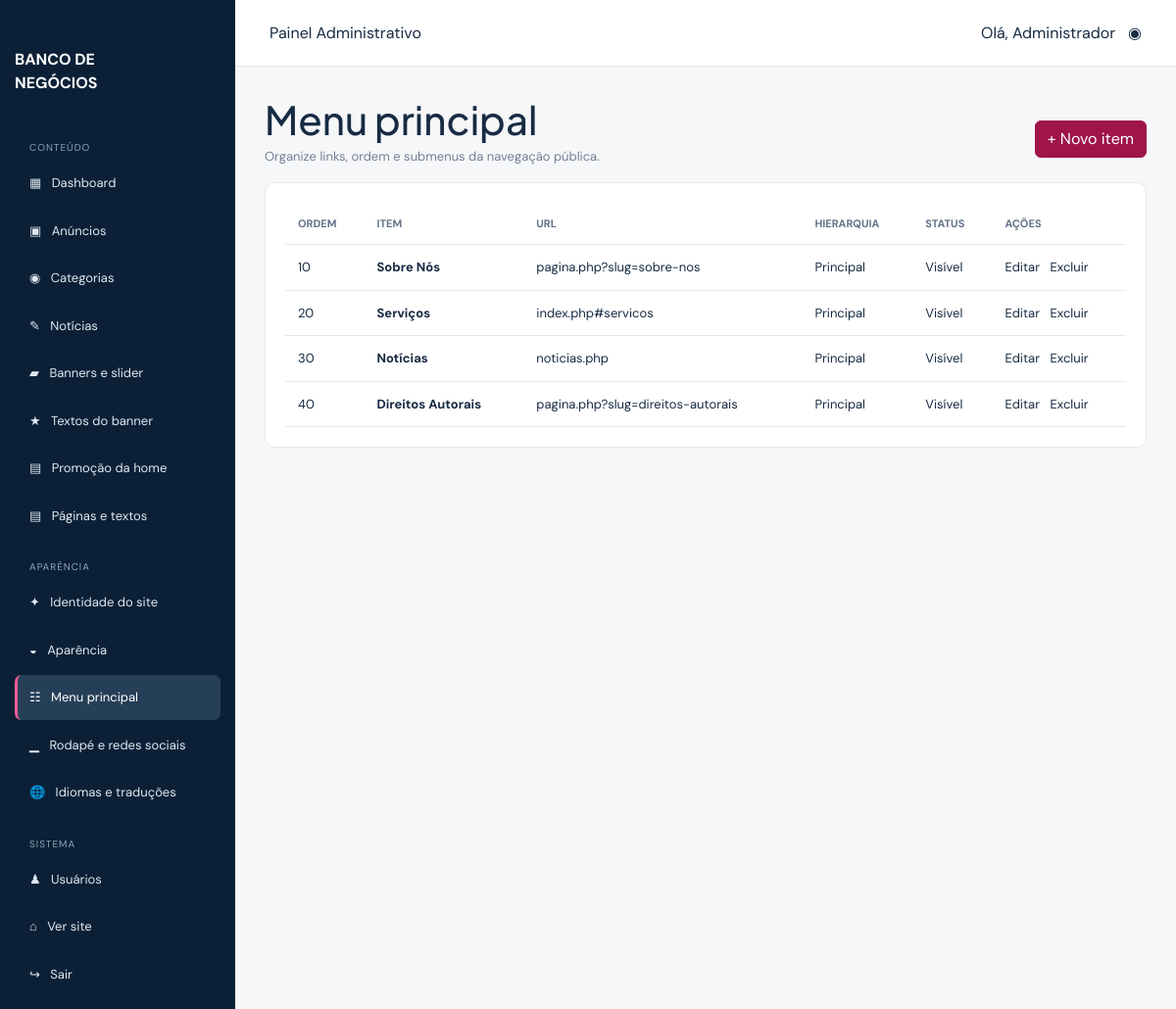
The app's page /admin/menu.php (signed in) with its own data.
### tables this page shows
CREATE TABLE IF NOT EXISTS menu_itens (
  id INT AUTO_INCREMENT PRIMARY KEY,
  titulo VARCHAR(120) NOT NULL,
  url VARCHAR(255) NOT NULL,
  parent_id INT NULL,
  ordem INT NOT NULL DEFAULT 0,
  status TINYINT(1) NOT NULL DEFAULT 1,
  criado_em TIMESTAMP DEFAULT CURRENT_TIMESTAMP,
  FOREIGN KEY(parent_id) REFERENCES menu_itens(id) ON DELETE CASCADE
);

### includes/functions.php (called while the page is built, shortened)
<?php
function e(?string $value): string
{
    return htmlspecialchars((string)$value, ENT_QUOTES, 'UTF-8');
}
function db_rows(?PDO $pdo, string $sql, array $params = []): array
{
    try {
        $st = $pdo->prepare($sql);
        $st->execute($params);
        return $st->fetchAll();
    } catch (Throwable $e) {
        return [];
    }
}
function csrf_token(): string
{
    return $_SESSION['csrf_token'];
}

### admin/menu.php (the view, shortened to what this page needs)
<?php
$admin_title='Menu Principal'; include __DIR__.'/includes/header.php'; $msg='';$erro='';$edit=isset($_GET['edit'])&&$pdo?db_one($pdo,'SELECT * FROM menu_itens WHERE id=?',[(int)$_GET['edit']]):null;
if(isset($_GET['delete'])&&$pdo&&verify_csrf($_GET['token']??null)){$pdo->prepare('DELETE FROM menu_itens WHERE id=?')->execute([(int)$_GET['delete']]);$msg='Item excluído.';}$items=$pdo?db_rows($pdo,'SELECT * FROM menu_itens ORDER BY ordem,id'):[];$parents=array_filter($items,fn($item)=>empty($item['parent_id']));
?><main class="admin-content"><div class="admin-heading"><div><h1>Menu principal</h1><p class="muted">Organize links, ordem e submenus da navegação pública.</p></div><a class="btn btn-primary" href="?novo=1">+ Novo item</a></div><?php if($msg): ?><div class="notice success"><?= e($msg) ?></div><?php endif; ?><?php if($erro): ?><div class="notice error"><?= e($erro) ?></div><?php endif; ?><div class="admin-panel"><?php if($edit||isset($_GET['novo'])): ?><form class="admin-form" method="post"><input type="hidden" name="csrf_token" value="<?= e(csrf_token()) ?>"><input type="hidden" name="id" value="<?= (int)($edit['id']??0) ?>"><label>Nome do item<input name="titulo" required value="<?= e($edit['titulo']??'') ?>"></label><label>URL ou âncora<input name="url" required value="<?= e($edit['url']??'#') ?>" placeholder="pagina.php?slug=sobre ou #sobre"></label><label>Item pai<select name="parent_id"><option value="0">Item principal</option><?php foreach($parents as $parent): if((int)$parent['id']!==(int)($edit['id']??0)): ?><option value="<?= (int)$parent['id'] ?>" <?= ((int)($edit['parent_id']??0)===(int)$parent['id'])?'selected':'' ?>><?= e($parent['titulo']) ?></option><?php endif; endforeach; ?></select></label><label>Ordem<input type="number" name="ordem" min="0" value="<?= (int)($edit['ordem']??0) ?>"><small class="muted">Menor número aparece primeiro.</small></label><label class="check-row"><input type="checkbox" name="status" value="1" <?= (($edit['status']??1)?'checked':'') ?>> Item visível</label><div><button class="btn btn-primary">Salvar item</button> <a class="btn btn-outline" href="menu.php">Cancelar</a></div></form><?php else: ?><table class="admin-table"><thead><tr><th>Ordem</th><th>Item</th><th>URL</th><th>Hierarquia</th><th>Status</th><th>Ações</th></tr></thead><tbody><?php foreach($items as $item): ?><tr><td><?= (int)$item['ordem'] ?></td><td><?= $item['parent_id']?'↳ ':'' ?><strong><?= e($item['titulo']) ?></strong></td><td><?= e($item['url']) ?></td><td><?= $item['parent_id']?'Submenu':'Principal' ?></td><td><?= $item['status']?'Visível':'Oculto' ?></td><td><a href="?edit=<?= (int)$item['id'] ?>">Editar</a> &nbsp; <a href="?delete=<?= (int)$item['id'] ?>&token=<?= e(csrf_token()) ?>" onclick="return confirm('Excluir este item e seus subitens?')">Excluir</a></td></tr><?php endforeach; ?></tbody></table><?php endif; ?></div></main><?php include __DIR__.'/includes/footer.php'; ?>

### assets/css/admin.css (style rules this page uses)
:root { --navy:#09213a;--wine:#9f1549;--line:#e5e7eb;--bg:#f6f7f9 }
* { box-sizing:border-box }
body { margin:0;font-family:'DM Sans',Arial;color:#172b43;background:var(--bg) }
a { text-decoration:none;color:inherit }
.admin-content { padding:30px;max-width:1250px }
.admin-content h1 { margin:0 0 4px;font-family:'Plus Jakarta Sans' }
.muted { color:#728096;font-size:13px }
.stat-card,.admin-panel { background:#fff;border:1px solid var(--line);border-radius:10px;padding:20px }
.admin-panel { overflow:auto }
.admin-table { width:100%;border-collapse:collapse;font-size:13px }
.admin-table th,.admin-table td { text-align:left;padding:13px;border-bottom:1px solid var(--line);white-space:nowrap }
.admin-table th { color:#637189;font-size:11px;text-transform:uppercase }
.admin-heading { display:flex;align-items:center;justify-content:space-between;gap:20px }
.admin-panel { max-width:100%;overflow:hidden }
.admin-panel { overflow:visible }
.btn-primary { background:var(--wine);border-color:var(--wine) }

### records on screen
menu_itens: ordem "10", titulo "Sobre Nós", url "pagina.php?slug=sobre-nos", shows "Principal", status "Visível"
menu_itens: ordem "20", titulo "Serviços", url "index.php#servicos", shows "Principal", status "Visível"
menu_itens: ordem "30", titulo "Notícias", url "noticias.php", shows "Principal", status "Visível"
menu_itens: ordem "40", titulo "Direitos Autorais", url "pagina.php?slug=direitos-autorais", shows "Principal", status "Visível"

### other values on screen
$section "CONTEÚDO"
$icon "▦"
$label "Dashboard"
$icon "▣"
$label "Anúncios"
$icon "◉"
$label "Categorias"
$icon "✎"
$label "Notícias"
$icon "▰"
$label "Banners e slider"
$icon "★"
$label "Textos do banner"
$icon "▤"
$label "Promoção da home"
